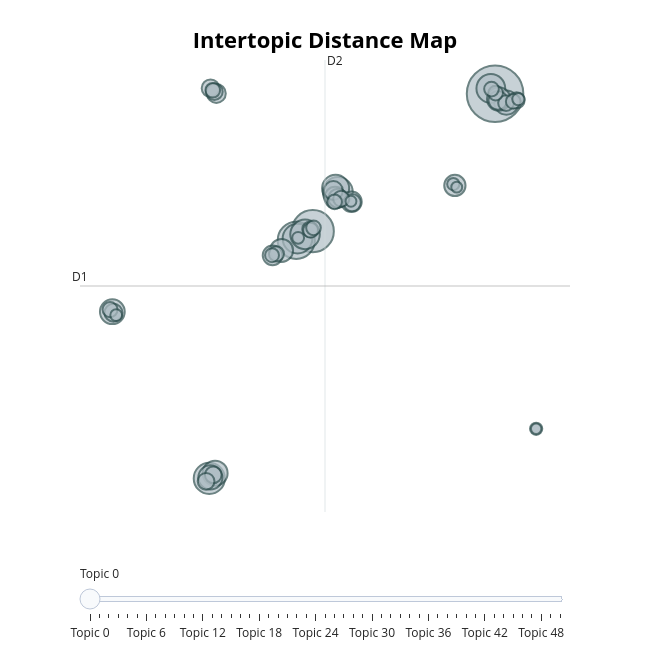

Here is the notebook cell this chart was saved with:
### Code cell
fig2 = option2_topic_model_fast.visualize_topics()
fig2.show()

### Figure 1 — Plotly figure (JSON) as saved in the notebook; plotly's stock layout.template omitted (floating-point values rounded to 4 significant figures; data arrays with more than 128 entries replaced by an {"elided": "..."} marker saying what was removed)
{"data": [{"customdata": {"elided": "51x3 mixed values"}, "hovertemplate": "<b>Topic %{customdata[0]}</b><br>%{customdata[1]}<br>Size: %{customdata[2]}", "legendgroup": "", "marker": {"color": "#B0BEC5", "line": {"color": "DarkSlateGrey", "width": 2}, "size": [297, 165, 128, 90, 83, 82, 81, 77, 68, 58, 57, 55, 54, 51, 49, 43, 42, 39, 36, 34, 33, 33, 33, 30, 29, 28, 26, 26, 26, 24, 24, 23, 22, 21, 21, 21, 20, 20, 20, 20, 20, 20, 18, 14, 14, 14, 13, 13, 11, 11, 10], "sizemode": "area", "sizeref": 0.1856, "symbol": "circle"}, "mode": "markers", "name": "", "orientation": "v", "showlegend": false, "type": "scatter", "x": [13.96, 0.1768, -1.072, -7.647, 2.066, -0.9766, -0.4085, 13.64, 1.904, -7.207, -14.98, 14.81, -7.564, 14.24, -2.182, 1.864, 10.92, 3.104, -2.863, 2.085, 1.733, 14.17, -7.113, -14.89, -7.554, 3.151, -7.349, -7.89, -7.267, 2.329, 15.59, 14.79, -0.03629, -2.57, 0.01744, -15.15, 0.2309, 14.0, 13.69, -7.385, 1.827, 15.33, -2.904, 15.72, 10.8, 17.07, -14.69, -0.9297, 11.06, 3.065, 17.07], "xaxis": "x", "y": [15.34, 3.808, 3.03, -16.93, 7.095, 3.18, 3.537, 15.78, 7.41, -16.49, -2.949, 14.6, -16.85, 14.89, 2.193, 6.624, 7.639, 6.274, 1.778, 6.562, 7.214, 14.78, 15.35, -3.033, 15.79, 6.202, -16.64, -17.18, 15.51, 6.53, 14.79, 14.55, 3.967, 1.899, 3.881, -2.775, 4.086, 15.39, 15.72, 15.63, 6.263, 14.69, 1.791, 14.89, 7.759, -12.77, -3.24, 3.249, 7.499, 6.314, -12.77], "yaxis": "y"}], "layout": {"annotations": [{"showarrow": false, "text": "D1", "x": -17.42, "y": -0.7941, "yshift": 10}, {"showarrow": false, "text": "D2", "x": 1.101, "xshift": 10, "y": 18.16}], "height": 650, "hoverlabel": {"bgcolor": "white", "font": {"family": "Rockwell", "size": 16}}, "legend": {"itemsizing": "constant", "tracegroupgap": 0}, "margin": {"t": 60}, "shapes": [{"line": {"color": "#CFD8DC", "width": 2}, "type": "line", "x0": 1.101, "x1": 1.101, "y0": -19.75, "y1": 18.16}, {"line": {"color": "#9E9E9E", "width": 2}, "type": "line", "x0": -17.42, "x1": 19.63, "y0": -0.7941, "y1": -0.7941}], "sliders": [{"active": 0, "pad": {"t": 50}, "steps": [{"args": [{"marker.color": [["red", "#B0BEC5", "#B0BEC5", "#B0BEC5", "#B0BEC5", "#B0BEC5", "#B0BEC5", "#B0BEC5", "#B0BEC5", "#B0BEC5", "#B0BEC5", "#B0BEC5", "#B0BEC5", "#B0BEC5", "#B0BEC5", "#B0BEC5", "#B0BEC5", "#B0BEC5", "#B0BEC5", "#B0BEC5", "#B0BEC5", "#B0BEC5", "#B0BEC5", "#B0BEC5", "#B0BEC5", "#B0BEC5", "#B0BEC5", "#B0BEC5", "#B0BEC5", "#B0BEC5", "#B0BEC5", "#B0BEC5", "#B0BEC5", "#B0BEC5", "#B0BEC5", "#B0BEC5", "#B0BEC5", "#B0BEC5", "#B0BEC5", "#B0BEC5", "#B0BEC5", "#B0BEC5", "#B0BEC5", "#B0BEC5", "#B0BEC5", "#B0BEC5", "#B0BEC5", "#B0BEC5", "#B0BEC5", "#B0BEC5", "#B0BEC5"]]}], "label": "Topic 0", "method": "update"}, {"args": [{"marker.color": [["#B0BEC5", "red", "#B0BEC5", "#B0BEC5", "#B0BEC5", "#B0BEC5", "#B0BEC5", "#B0BEC5", "#B0BEC5", "#B0BEC5", "#B0BEC5", "#B0BEC5", "#B0BEC5", "#B0BEC5", "#B0BEC5", "#B0BEC5", "#B0BEC5", "#B0BEC5", "#B0BEC5", "#B0BEC5", "#B0BEC5", "#B0BEC5", "#B0BEC5", "#B0BEC5", "#B0BEC5", "#B0BEC5", "#B0BEC5", "#B0BEC5", "#B0BEC5", "#B0BEC5", "#B0BEC5", "#B0BEC5", "#B0BEC5", "#B0BEC5", "#B0BEC5", "#B0BEC5", "#B0BEC5", "#B0BEC5", "#B0BEC5", "#B0BEC5", "#B0BEC5", "#B0BEC5", "#B0BEC5", "#B0BEC5", "#B0BEC5", "#B0BEC5", "#B0BEC5", "#B0BEC5", "#B0BEC5", "#B0BEC5", "#B0BEC5"]]}], "label": "Topic 1", "method": "update"}, {"args": [{"marker.color": [["#B0BEC5", "#B0BEC5", "red", "#B0BEC5", "#B0BEC5", "#B0BEC5", "#B0BEC5", "#B0BEC5", "#B0BEC5", "#B0BEC5", "#B0BEC5", "#B0BEC5", "#B0BEC5", "#B0BEC5", "#B0BEC5", "#B0BEC5", "#B0BEC5", "#B0BEC5", "#B0BEC5", "#B0BEC5", "#B0BEC5", "#B0BEC5", "#B0BEC5", "#B0BEC5", "#B0BEC5", "#B0BEC5", "#B0BEC5", "#B0BEC5", "#B0BEC5", "#B0BEC5", "#B0BEC5", "#B0BEC5", "#B0BEC5", "#B0BEC5", "#B0BEC5", "#B0BEC5", "#B0BEC5", "#B0BEC5", "#B0BEC5", "#B0BEC5", "#B0BEC5", "#B0BEC5", "#B0BEC5", "#B0BEC5", "#B0BEC5", "#B0BEC5", "#B0BEC5", "#B0BEC5", "#B0BEC5", "#B0BEC5", "#B0BEC5"]]}], "label": "Topic 2", "method": "update"}, {"args": [{"marker.color": [["#B0BEC5", "#B0BEC5", "#B0BEC5", "red", "#B0BEC5", "#B0BEC5", "#B0BEC5", "#B0BEC5", "#B0BEC5", "#B0BEC5", "#B0BEC5", "#B0BEC5", "#B0BEC5", "#B0BEC5", "#B0BEC5", "#B0BEC5", "#B0BEC5", "#B0BEC5", "#B0BEC5", "#B0BEC5", "#B0BEC5", "#B0BEC5", "#B0BEC5", "#B0BEC5", "#B0BEC5", "#B0BEC5", "#B0BEC5", "#B0BEC5", "#B0BEC5", "#B0BEC5", "#B0BEC5", "#B0BEC5", "#B0BEC5", "#B0BEC5", "#B0BEC5", "#B0BEC5", "#B0BEC5", "#B0BEC5", "#B0BEC5", "#B0BEC5", "#B0BEC5", "#B0BEC5", "#B0BEC5", "#B0BEC5", "#B0BEC5", "#B0BEC5", "#B0BEC5", "#B0BEC5", "#B0BEC5", "#B0BEC5", "#B0BEC5"]]}], "label": "Topic 3", "method": "update"}, {"args": [{"marker.color": [["#B0BEC5", "#B0BEC5", "#B0BEC5", "#B0BEC5", "red", "#B0BEC5", "#B0BEC5", "#B0BEC5", "#B0BEC5", "#B0BEC5", "#B0BEC5", "#B0BEC5", "#B0BEC5", "#B0BEC5", "#B0BEC5", "#B0BEC5", "#B0BEC5", "#B0BEC5", "#B0BEC5", "#B0BEC5", "#B0BEC5", "#B0BEC5", "#B0BEC5", "#B0BEC5", "#B0BEC5", "#B0BEC5", "#B0BEC5", "#B0BEC5", "#B0BEC5", "#B0BEC5", "#B0BEC5", "#B0BEC5", "#B0BEC5", "#B0BEC5", "#B0BEC5", "#B0BEC5", "#B0BEC5", "#B0BEC5", "#B0BEC5", "#B0BEC5", "#B0BEC5", "#B0BEC5", "#B0BEC5", "#B0BEC5", "#B0BEC5", "#B0BEC5", "#B0BEC5", "#B0BEC5", "#B0BEC5", "#B0BEC5", "#B0BEC5"]]}], "label": "Topic 4", "method": "update"}, {"args": [{"marker.color": [["#B0BEC5", "#B0BEC5", "#B0BEC5", "#B0BEC5", "#B0BEC5", "red", "#B0BEC5", "#B0BEC5", "#B0BEC5", "#B0BEC5", "#B0BEC5", "#B0BEC5", "#B0BEC5", "#B0BEC5", "#B0BEC5", "#B0BEC5", "#B0BEC5", "#B0BEC5", "#B0BEC5", "#B0BEC5", "#B0BEC5", "#B0BEC5", "#B0BEC5", "#B0BEC5", "#B0BEC5", "#B0BEC5", "#B0BEC5", "#B0BEC5", "#B0BEC5", "#B0BEC5", "#B0BEC5", "#B0BEC5", "#B0BEC5", "#B0BEC5", "#B0BEC5", "#B0BEC5", "#B0BEC5", "#B0BEC5", "#B0BEC5", "#B0BEC5", "#B0BEC5", "#B0BEC5", "#B0BEC5", "#B0BEC5", "#B0BEC5", "#B0BEC5", "#B0BEC5", "#B0BEC5", "#B0BEC5", "#B0BEC5", "#B0BEC5"]]}], "label": "Topic 5", "method": "update"}, {"args": [{"marker.color": [["#B0BEC5", "#B0BEC5", "#B0BEC5", "#B0BEC5", "#B0BEC5", "#B0BEC5", "red", "#B0BEC5", "#B0BEC5", "#B0BEC5", "#B0BEC5", "#B0BEC5", "#B0BEC5", "#B0BEC5", "#B0BEC5", "#B0BEC5", "#B0BEC5", "#B0BEC5", "#B0BEC5", "#B0BEC5", "#B0BEC5", "#B0BEC5", "#B0BEC5", "#B0BEC5", "#B0BEC5", "#B0BEC5", "#B0BEC5", "#B0BEC5", "#B0BEC5", "#B0BEC5", "#B0BEC5", "#B0BEC5", "#B0BEC5", "#B0BEC5", "#B0BEC5", "#B0BEC5", "#B0BEC5", "#B0BEC5", "#B0BEC5", "#B0BEC5", "#B0BEC5", "#B0BEC5", "#B0BEC5", "#B0BEC5", "#B0BEC5", "#B0BEC5", "#B0BEC5", "#B0BEC5", "#B0BEC5", "#B0BEC5", "#B0BEC5"]]}], "label": "Topic 6", "method": "update"}, {"args": [{"marker.color": [["#B0BEC5", "#B0BEC5", "#B0BEC5", "#B0BEC5", "#B0BEC5", "#B0BEC5", "#B0BEC5", "red", "#B0BEC5", "#B0BEC5", "#B0BEC5", "#B0BEC5", "#B0BEC5", "#B0BEC5", "#B0BEC5", "#B0BEC5", "#B0BEC5", "#B0BEC5", "#B0BEC5", "#B0BEC5", "#B0BEC5", "#B0BEC5", "#B0BEC5", "#B0BEC5", "#B0BEC5", "#B0BEC5", "#B0BEC5", "#B0BEC5", "#B0BEC5", "#B0BEC5", "#B0BEC5", "#B0BEC5", "#B0BEC5", "#B0BEC5", "#B0BEC5", "#B0BEC5", "#B0BEC5", "#B0BEC5", "#B0BEC5", "#B0BEC5", "#B0BEC5", "#B0BEC5", "#B0BEC5", "#B0BEC5", "#B0BEC5", "#B0BEC5", "#B0BEC5", "#B0BEC5", "#B0BEC5", "#B0BEC5", "#B0BEC5"]]}], "label": "Topic 7", "method": "update"}, {"args": [{"marker.color": [["#B0BEC5", "#B0BEC5", "#B0BEC5", "#B0BEC5", "#B0BEC5", "#B0BEC5", "#B0BEC5", "#B0BEC5", "red", "#B0BEC5", "#B0BEC5", "#B0BEC5", "#B0BEC5", "#B0BEC5", "#B0BEC5", "#B0BEC5", "#B0BEC5", "#B0BEC5", "#B0BEC5", "#B0BEC5", "#B0BEC5", "#B0BEC5", "#B0BEC5", "#B0BEC5", "#B0BEC5", "#B0BEC5", "#B0BEC5", "#B0BEC5", "#B0BEC5", "#B0BEC5", "#B0BEC5", "#B0BEC5", "#B0BEC5", "#B0BEC5", "#B0BEC5", "#B0BEC5", "#B0BEC5", "#B0BEC5", "#B0BEC5", "#B0BEC5", "#B0BEC5", "#B0BEC5", "#B0BEC5", "#B0BEC5", "#B0BEC5", "#B0BEC5", "#B0BEC5", "#B0BEC5", "#B0BEC5", "#B0BEC5", "#B0BEC5"]]}], "label": "Topic 8", "method": "update"}, {"args": [{"marker.color": [["#B0BEC5", "#B0BEC5", "#B0BEC5", "#B0BEC5", "#B0BEC5", "#B0BEC5", "#B0BEC5", "#B0BEC5", "#B0BEC5", "red", "#B0BEC5", "#B0BEC5", "#B0BEC5", "#B0BEC5", "#B0BEC5", "#B0BEC5", "#B0BEC5", "#B0BEC5", "#B0BEC5", "#B0BEC5", "#B0BEC5", "#B0BEC5", "#B0BEC5", "#B0BEC5", "#B0BEC5", "#B0BEC5", "#B0BEC5", "#B0BEC5", "#B0BEC5", "#B0BEC5", "#B0BEC5", "#B0BEC5", "#B0BEC5", "#B0BEC5", "#B0BEC5", "#B0BEC5", "#B0BEC5", "#B0BEC5", "#B0BEC5", "#B0BEC5", "#B0BEC5", "#B0BEC5", "#B0BEC5", "#B0BEC5", "#B0BEC5", "#B0BEC5", "#B0BEC5", "#B0BEC5", "#B0BEC5", "#B0BEC5", "#B0BEC5"]]}], "label": "Topic 9", "method": "update"}, {"args": [{"marker.color": [["#B0BEC5", "#B0BEC5", "#B0BEC5", "#B0BEC5", "#B0BEC5", "#B0BEC5", "#B0BEC5", "#B0BEC5", "#B0BEC5", "#B0BEC5", "red", "#B0BEC5", "#B0BEC5", "#B0BEC5", "#B0BEC5", "#B0BEC5", "#B0BEC5", "#B0BEC5", "#B0BEC5", "#B0BEC5", "#B0BEC5", "#B0BEC5", "#B0BEC5", "#B0BEC5", "#B0BEC5", "#B0BEC5", "#B0BEC5", "#B0BEC5", "#B0BEC5", "#B0BEC5", "#B0BEC5", "#B0BEC5", "#B0BEC5", "#B0BEC5", "#B0BEC5", "#B0BEC5", "#B0BEC5", "#B0BEC5", "#B0BEC5", "#B0BEC5", "#B0BEC5", "#B0BEC5", "#B0BEC5", "#B0BEC5", "#B0BEC5", "#B0BEC5", "#B0BEC5", "#B0BEC5", "#B0BEC5", "#B0BEC5", "#B0BEC5"]]}], "label": "Topic 10", "method": "update"}, {"args": [{"marker.color": [["#B0BEC5", "#B0BEC5", "#B0BEC5", "#B0BEC5", "#B0BEC5", "#B0BEC5", "#B0BEC5", "#B0BEC5", "#B0BEC5", "#B0BEC5", "#B0BEC5", "red", "#B0BEC5", "#B0BEC5", "#B0BEC5", "#B0BEC5", "#B0BEC5", "#B0BEC5", "#B0BEC5", "#B0BEC5", "#B0BEC5", "#B0BEC5", "#B0BEC5", "#B0BEC5", "#B0BEC5", "#B0BEC5", "#B0BEC5", "#B0BEC5", "#B0BEC5", "#B0BEC5", "#B0BEC5", "#B0BEC5", "#B0BEC5", "#B0BEC5", "#B0BEC5", "#B0BEC5", "#B0BEC5", "#B0BEC5", "#B0BEC5", "#B0BEC5", "#B0BEC5", "#B0BEC5", "#B0BEC5", "#B0BEC5", "#B0BEC5", "#B0BEC5", "#B0BEC5", "#B0BEC5", "#B0BEC5", "#B0BEC5", "#B0BEC5"]]}], "label": "Topic 11", "method": "update"}, {"args": [{"marker.color": [["#B0BEC5", "#B0BEC5", "#B0BEC5", "#B0BEC5", "#B0BEC5", "#B0BEC5", "#B0BEC5", "#B0BEC5", "#B0BEC5", "#B0BEC5", "#B0BEC5", "#B0BEC5", "red", "#B0BEC5", "#B0BEC5", "#B0BEC5", "#B0BEC5", "#B0BEC5", "#B0BEC5", "#B0BEC5", "#B0BEC5", "#B0BEC5", "#B0BEC5", "#B0BEC5", "#B0BEC5", "#B0BEC5", "#B0BEC5", "#B0BEC5", "#B0BEC5", "#B0BEC5", "#B0BEC5", "#B0BEC5", "#B0BEC5", "#B0BEC5", "#B0BEC5", "#B0BEC5", "#B0BEC5", "#B0BEC5", "#B0BEC5", "#B0BEC5", "#B0BEC5", "#B0BEC5", "#B0BEC5", "#B0BEC5", "#B0BEC5", "#B0BEC5", "#B0BEC5", "#B0BEC5", "#B0BEC5", "#B0BEC5", "#B0BEC5"]]}], "label": "Topic 12", "method": "update"}, {"args": [{"marker.color": [["#B0BEC5", "#B0BEC5", "#B0BEC5", "#B0BEC5", "#B0BEC5", "#B0BEC5", "#B0BEC5", "#B0BEC5", "#B0BEC5", "#B0BEC5", "#B0BEC5", "#B0BEC5", "#B0BEC5", "red", "#B0BEC5", "#B0BEC5", "#B0BEC5", "#B0BEC5", "#B0BEC5", "#B0BEC5", "#B0BEC5", "#B0BEC5", "#B0BEC5", "#B0BEC5", "#B0BEC5", "#B0BEC5", "#B0BEC5", "#B0BEC5", "#B0BEC5", "#B0BEC5", "#B0BEC5", "#B0BEC5", "#B0BEC5", "#B0BEC5", "#B0BEC5", "#B0BEC5", "#B0BEC5", "#B0BEC5", "#B0BEC5", "#B0BEC5", "#B0BEC5", "#B0BEC5", "#B0BEC5", "#B0BEC5", "#B0BEC5", "#B0BEC5", "#B0BEC5", "#B0BEC5", "#B0BEC5", "#B0BEC5", "#B0BEC5"]]}], "label": "Topic 13", "method": "update"}, {"args": [{"marker.color": [["#B0BEC5", "#B0BEC5", "#B0BEC5", "#B0BEC5", "#B0BEC5", "#B0BEC5", "#B0BEC5", "#B0BEC5", "#B0BEC5", "#B0BEC5", "#B0BEC5", "#B0BEC5", "#B0BEC5", "#B0BEC5", "red", "#B0BEC5", "#B0BEC5", "#B0BEC5", "#B0BEC5", "#B0BEC5", "#B0BEC5", "#B0BEC5", "#B0BEC5", "#B0BEC5", "#B0BEC5", "#B0BEC5", "#B0BEC5", "#B0BEC5", "#B0BEC5", "#B0BEC5", "#B0BEC5", "#B0BEC5", "#B0BEC5", "#B0BEC5", "#B0BEC5", "#B0BEC5", "#B0BEC5", "#B0BEC5", "#B0BEC5", "#B0BEC5", "#B0BEC5", "#B0BEC5", "#B0BEC5", "#B0BEC5", "#B0BEC5", "#B0BEC5", "#B0BEC5", "#B0BEC5", "#B0BEC5", "#B0BEC5", "#B0BEC5"]]}], "label": "Topic 14", "method": "update"}, {"args": [{"marker.color": [["#B0BEC5", "#B0BEC5", "#B0BEC5", "#B0BEC5", "#B0BEC5", "#B0BEC5", "#B0BEC5", "#B0BEC5", "#B0BEC5", "#B0BEC5", "#B0BEC5", "#B0BEC5", "#B0BEC5", "#B0BEC5", "#B0BEC5", "red", "#B0BEC5", "#B0BEC5", "#B0BEC5", "#B0BEC5", "#B0BEC5", "#B0BEC5", "#B0BEC5", "#B0BEC5", "#B0BEC5", "#B0BEC5", "#B0BEC5", "#B0BEC5", "#B0BEC5", "#B0BEC5", "#B0BEC5", "#B0BEC5", "#B0BEC5", "#B0BEC5", "#B0BEC5", "#B0BEC5", "#B0BEC5", "#B0BEC5", "#B0BEC5", "#B0BEC5", "#B0BEC5", "#B0BEC5", "#B0BEC5", "#B0BEC5", "#B0BEC5", "#B0BEC5", "#B0BEC5", "#B0BEC5", "#B0BEC5", "#B0BEC5", "#B0BEC5"]]}], "label": "Topic 15", "method": "update"}, {"args": [{"marker.color": [["#B0BEC5", "#B0BEC5", "#B0BEC5", "#B0BEC5", "#B0BEC5", "#B0BEC5", "#B0BEC5", "#B0BEC5", "#B0BEC5", "#B0BEC5", "#B0BEC5", "#B0BEC5", "#B0BEC5", "#B0BEC5", "#B0BEC5", "#B0BEC5", "red", "#B0BEC5", "#B0BEC5", "#B0BEC5", "#B0BEC5", "#B0BEC5", "#B0BEC5", "#B0BEC5", "#B0BEC5", "#B0BEC5", "#B0BEC5", "#B0BEC5", "#B0BEC5", "#B0BEC5", "#B0BEC5", "#B0BEC5", "#B0BEC5", "#B0BEC5", "#B0BEC5", "#B0BEC5", "#B0BEC5", "#B0BEC5", "#B0BEC5", "#B0BEC5", "#B0BEC5", "#B0BEC5", "#B0BEC5", "#B0BEC5", "#B0BEC5", "#B0BEC5", "#B0BEC5", "#B0BEC5", "#B0BEC5", "#B0BEC5", "#B0BEC5"]]}], "label": "Topic 16", "method": "update"}, {"args": [{"marker.color": [["#B0BEC5", "#B0BEC5", "#B0BEC5", "#B0BEC5", "#B0BEC5", "#B0BEC5", "#B0BEC5", "#B0BEC5", "#B0BEC5", "#B0BEC5", "#B0BEC5", "#B0BEC5", "#B0BEC5", "#B0BEC5", "#B0BEC5", "#B0BEC5", "#B0BEC5", "red", "#B0BEC5", "#B0BEC5", "#B0BEC5", "#B0BEC5", "#B0BEC5", "#B0BEC5", "#B0BEC5", "#B0BEC5", "#B0BEC5", "#B0BEC5", "#B0BEC5", "#B0BEC5", "#B0BEC5", "#B0BEC5", "#B0BEC5", "#B0BEC5", "#B0BEC5", "#B0BEC5", "#B0BEC5", "#B0BEC5", "#B0BEC5", "#B0BEC5", "#B0BEC5", "#B0BEC5", "#B0BEC5", "#B0BEC5", "#B0BEC5", "#B0BEC5", "#B0BEC5", "#B0BEC5", "#B0BEC5", "#B0BEC5", "#B0BEC5"]]}], "label": "Topic 17", "method": "update"}, {"args": [{"marker.color": [["#B0BEC5", "#B0BEC5", "#B0BEC5", "#B0BEC5", "#B0BEC5", "#B0BEC5", "#B0BEC5", "#B0BEC5", "#B0BEC5", "#B0BEC5", "#B0BEC5", "#B0BEC5", "#B0BEC5", "#B0BEC5", "#B0BEC5", "#B0BEC5", "#B0BEC5", "#B0BEC5", "red", "#B0BEC5", "#B0BEC5", "#B0BEC5", "#B0BEC5", "#B0BEC5", "#B0BEC5", "#B0BEC5", "#B0BEC5", "#B0BEC5", "#B0BEC5", "#B0BEC5", "#B0BEC5", "#B0BEC5", "#B0BEC5", "#B0BEC5", "#B0BEC5", "#B0BEC5", "#B0BEC5", "#B0BEC5", "#B0BEC5", "#B0BEC5", "#B0BEC5", "#B0BEC5", "#B0BEC5", "#B0BEC5", "#B0BEC5", "#B0BEC5", "#B0BEC5", "#B0BEC5", "#B0BEC5", "#B0BEC5", "#B0BEC5"]]}], "label": "Topic 18", "method": "update"}, {"args": [{"marker.color": [["#B0BEC5", "#B0BEC5", "#B0BEC5", "#B0BEC5", "#B0BEC5", "#B0BEC5", "#B0BEC5", "#B0BEC5", "#B0BEC5", "#B0BEC5", "#B0BEC5", "#B0BEC5", "#B0BEC5", "#B0BEC5", "#B0BEC5", "#B0BEC5", "#B0BEC5", "#B0BEC5", "#B0BEC5", "red", "#B0BEC5", "#B0BEC5", "#B0BEC5", "#B0BEC5", "#B0BEC5", "#B0BEC5", "#B0BEC5", "#B0BEC5", "#B0BEC5", "#B0BEC5", "#B0BEC5", "#B0BEC5", "#B0BEC5", "#B0BEC5", "#B0BEC5", "#B0BEC5", "#B0BEC5", "#B0BEC5", "#B0BEC5", "#B0BEC5", "#B0BEC5", "#B0BEC5", "#B0BEC5", "#B0BEC5", "#B0BEC5", "#B0BEC5", "#B0BEC5", "#B0BEC5", "#B0BEC5", "#B0BEC5", "#B0BEC5"]]}], "label": "Topic 19", "method": "update"}, {"args": [{"marker.color": [["#B0BEC5", "#B0BEC5", "#B0BEC5", "#B0BEC5", "#B0BEC5", "#B0BEC5", "#B0BEC5", "#B0BEC5", "#B0BEC5", "#B0BEC5", "#B0BEC5", "#B0BEC5", "#B0BEC5", "#B0BEC5", "#B0BEC5", "#B0BEC5", "#B0BEC5", "#B0BEC5", "#B0BEC5", "#B0BEC5", "red", "#B0BEC5", "#B0BEC5", "#B0BEC5", "#B0BEC5", "#B0BEC5", "#B0BEC5", "#B0BEC5", "#B0BEC5", "#B0BEC5", "#B0BEC5", "#B0BEC5", "#B0BEC5", "#B0BEC5", "#B0BEC5", "#B0BEC5", "#B0BEC5", "#B0BEC5", "#B0BEC5", "#B0BEC5", "#B0BEC5", "#B0BEC5", "#B0BEC5", "#B0BEC5", "#B0BEC5", "#B0BEC5", "#B0BEC5", "#B0BEC5", "#B0BEC5", "#B0BEC5", "#B0BEC5"]]}], "label": "Topic 20", "method": "update"}, {"args": [{"marker.color": [["#B0BEC5", "#B0BEC5", "#B0BEC5", "#B0BEC5", "#B0BEC5", "#B0BEC5", "#B0BEC5", "#B0BEC5", "#B0BEC5", "#B0BEC5", "#B0BEC5", "#B0BEC5", "#B0BEC5", "#B0BEC5", "#B0BEC5", "#B0BEC5", "#B0BEC5", "#B0BEC5", "#B0BEC5", "#B0BEC5", "#B0BEC5", "red", "#B0BEC5", "#B0BEC5", "#B0BEC5", "#B0BEC5", "#B0BEC5", "#B0BEC5", "#B0BEC5", "#B0BEC5", "#B0BEC5", "#B0BEC5", "#B0BEC5", "#B0BEC5", "#B0BEC5", "#B0BEC5", "#B0BEC5", "#B0BEC5", "#B0BEC5", "#B0BEC5", "#B0BEC5", "#B0BEC5", "#B0BEC5", "#B0BEC5", "#B0BEC5", "#B0BEC5", "#B0BEC5", "#B0BEC5", "#B0BEC5", "#B0BEC5", "#B0BEC5"]]}], "label": "Topic 21", "method": "update"}, {"args": [{"marker.color": [["#B0BEC5", "#B0BEC5", "#B0BEC5", "#B0BEC5", "#B0BEC5", "#B0BEC5", "#B0BEC5", "#B0BEC5", "#B0BEC5", "#B0BEC5", "#B0BEC5", "#B0BEC5", "#B0BEC5", "#B0BEC5", "#B0BEC5", "#B0BEC5", "#B0BEC5", "#B0BEC5", "#B0BEC5", "#B0BEC5", "#B0BEC5", "#B0BEC5", "red", "#B0BEC5", "#B0BEC5", "#B0BEC5", "#B0BEC5", "#B0BEC5", "#B0BEC5", "#B0BEC5", "#B0BEC5", "#B0BEC5", "#B0BEC5", "#B0BEC5", "#B0BEC5", "#B0BEC5", "#B0BEC5", "#B0BEC5", "#B0BEC5", "#B0BEC5", "#B0BEC5", "#B0BEC5", "#B0BEC5", "#B0BEC5", "#B0BEC5", "#B0BEC5", "#B0BEC5", "#B0BEC5", "#B0BEC5", "#B0BEC5", "#B0BEC5"]]}], "label": "Topic 22", "method": "update"}, {"args": [{"marker.color": [["#B0BEC5", "#B0BEC5", "#B0BEC5", "#B0BEC5", "#B0BEC5", "#B0BEC5", "#B0BEC5", "#B0BEC5", "#B0BEC5", "#B0BEC5", "#B0BEC5", "#B0BEC5", "#B0BEC5", "#B0BEC5", "#B0BEC5", "#B0BEC5", "#B0BEC5", "#B0BEC5", "#B0BEC5", "#B0BEC5", "#B0BEC5", "#B0BEC5", "#B0BEC5", "red", "#B0BEC5", "#B0BEC5", "#B0BEC5", "#B0BEC5", "#B0BEC5", "#B0BEC5", "#B0BEC5", "#B0BEC5", "#B0BEC5", "#B0BEC5", "#B0BEC5", "#B0BEC5", "#B0BEC5", "#B0BEC5", "#B0BEC5", "#B0BEC5", "#B0BEC5", "#B0BEC5", "#B0BEC5", "#B0BEC5", "#B0BEC5", "#B0BEC5", "#B0BEC5", "#B0BEC5", "#B0BEC5", "#B0BEC5", "#B0BEC5"]]}], "label": "Topic 23", "method": "update"}, {"args": [{"marker.color": [["#B0BEC5", "#B0BEC5", "#B0BEC5", "#B0BEC5", "#B0BEC5", "#B0BEC5", "#B0BEC5", "#B0BEC5", "#B0BEC5", "#B0BEC5", "#B0BEC5", "#B0BEC5", "#B0BEC5", "#B0BEC5", "#B0BEC5", "#B0BEC5", "#B0BEC5", "#B0BEC5", "#B0BEC5", "#B0BEC5", "#B0BEC5", "#B0BEC5", "#B0BEC5", "#B0BEC5", "red", "#B0BEC5", "#B0BEC5", "#B0BEC5", "#B0BEC5", "#B0BEC5", "#B0BEC5", "#B0BEC5", "#B0BEC5", "#B0BEC5", "#B0BEC5", "#B0BEC5", "#B0BEC5", "#B0BEC5", "#B0BEC5", "#B0BEC5", "#B0BEC5", "#B0BEC5", "#B0BEC5", "#B0BEC5", "#B0BEC5", "#B0BEC5", "#B0BEC5", "#B0BEC5", "#B0BEC5", "#B0BEC5", "#B0BEC5"]]}], "label": "Topic 24", "method": "update"}, {"args": [{"marker.color": [["#B0BEC5", "#B0BEC5", "#B0BEC5", "#B0BEC5", "#B0BEC5", "#B0BEC5", "#B0BEC5", "#B0BEC5", "#B0BEC5", "#B0BEC5", "#B0BEC5", "#B0BEC5", "#B0BEC5", "#B0BEC5", "#B0BEC5", "#B0BEC5", "#B0BEC5", "#B0BEC5", "#B0BEC5", "#B0BEC5", "#B0BEC5", "#B0BEC5", "#B0BEC5", "#B0BEC5", "#B0BEC5", "red", "#B0BEC5", "#B0BEC5", "#B0BEC5", "#B0BEC5", "#B0BEC5", "#B0BEC5", "#B0BEC5", "#B0BEC5", "#B0BEC5", "#B0BEC5", "#B0BEC5", "#B0BEC5", "#B0BEC5", "#B0BEC5", "#B0BEC5", "#B0BEC5", "#B0BEC5", "#B0BEC5", "#B0BEC5", "#B0BEC5", "#B0BEC5", "#B0BEC5", "#B0BEC5", "#B0BEC5", "#B0BEC5"]]}], "label": "Topic 25", "method": "update"}, {"args": [{"marker.color": [["#B0BEC5", "#B0BEC5", "#B0BEC5", "#B0BEC5", "#B0BEC5", "#B0BEC5", "#B0BEC5", "#B0BEC5", "#B0BEC5", "#B0BEC5", "#B0BEC5", "#B0BEC5", "#B0BEC5", "#B0BEC5", "#B0BEC5", "#B0BEC5", "#B0BEC5", "#B0BEC5", "#B0BEC5", "#B0BEC5", "#B0BEC5", "#B0BEC5", "#B0BEC5", "#B0BEC5", "#B0BEC5", "#B0BEC5", "red", "#B0BEC5", "#B0BEC5", "#B0BEC5", "#B0BEC5", "#B0BEC5", "#B0BEC5", "#B0BEC5", "#B0BEC5", "#B0BEC5", "#B0BEC5", "#B0BEC5", "#B0BEC5", "#B0BEC5", "#B0BEC5", "#B0BEC5", "#B0BEC5", "#B0BEC5", "#B0BEC5", "#B0BEC5", "#B0BEC5", "#B0BEC5", "#B0BEC5", "#B0BEC5", "#B0BEC5"]]}], "label": "Topic 26", "method": "update"}, {"args": [{"marker.color": [["#B0BEC5", "#B0BEC5", "#B0BEC5", "#B0BEC5", "#B0BEC5", "#B0BEC5", "#B0BEC5", "#B0BEC5", "#B0BEC5", "#B0BEC5", "#B0BEC5", "#B0BEC5", "#B0BEC5", "#B0BEC5", "#B0BEC5", "#B0BEC5", "#B0BEC5", "#B0BEC5", "#B0BEC5", "#B0BEC5", "#B0BEC5", "#B0BEC5", "#B0BEC5", "#B0BEC5", "#B0BEC5", "#B0BEC5", "#B0BEC5", "red", "#B0BEC5", "#B0BEC5", "#B0BEC5", "#B0BEC5", "#B0BEC5", "#B0BEC5", "#B0BEC5", "#B0BEC5", "#B0BEC5", "#B0BEC5", "#B0BEC5", "#B0BEC5", "#B0BEC5", "#B0BEC5", "#B0BEC5", "#B0BEC5", "#B0BEC5", "#B0BEC5", "#B0BEC5", "#B0BEC5", "#B0BEC5", "#B0BEC5", "#B0BEC5"]]}], "label": "Topic 27", "method": "update"}, {"args": [{"marker.color": [["#B0BEC5", "#B0BEC5", "#B0BEC5", "#B0BEC5", "#B0BEC5", "#B0BEC5", "#B0BEC5", "#B0BEC5", "#B0BEC5", "#B0BEC5", "#B0BEC5", "#B0BEC5", "#B0BEC5", "#B0BEC5", "#B0BEC5", "#B0BEC5", "#B0BEC5", "#B0BEC5", "#B0BEC5", "#B0BEC5", "#B0BEC5", "#B0BEC5", "#B0BEC5", "#B0BEC5", "#B0BEC5", "#B0BEC5", "#B0BEC5", "#B0BEC5", "red", "#B0BEC5", "#B0BEC5", "#B0BEC5", "#B0BEC5", "#B0BEC5", "#B0BEC5", "#B0BEC5", "#B0BEC5", "#B0BEC5", "#B0BEC5", "#B0BEC5", "#B0BEC5", "#B0BEC5", "#B0BEC5", "#B0BEC5", "#B0BEC5", "#B0BEC5", "#B0BEC5", "#B0BEC5", "#B0BEC5", "#B0BEC5", "#B0BEC5"]]}], "label": "Topic 28", "method": "update"}, {"args": [{"marker.color": [["#B0BEC5", "#B0BEC5", "#B0BEC5", "#B0BEC5", "#B0BEC5", "#B0BEC5", "#B0BEC5", "#B0BEC5", "#B0BEC5", "#B0BEC5", "#B0BEC5", "#B0BEC5", "#B0BEC5", "#B0BEC5", "#B0BEC5", "#B0BEC5", "#B0BEC5", "#B0BEC5", "#B0BEC5", "#B0BEC5", "#B0BEC5", "#B0BEC5", "#B0BEC5", "#B0BEC5", "#B0BEC5", "#B0BEC5", "#B0BEC5", "#B0BEC5", "#B0BEC5", "red", "#B0BEC5", "#B0BEC5", "#B0BEC5", "#B0BEC5", "#B0BEC5", "#B0BEC5", "#B0BEC5", "#B0BEC5", "#B0BEC5", "#B0BEC5", "#B0BEC5", "#B0BEC5", "#B0BEC5", "#B0BEC5", "#B0BEC5", "#B0BEC5", "#B0BEC5", "#B0BEC5", "#B0BEC5", "#B0BEC5", "#B0BEC5"]]}], "label": "Topic 29", "method": "update"}, {"args": [{"marker.color": [["#B0BEC5", "#B0BEC5", "#B0BEC5", "#B0BEC5", "#B0BEC5", "#B0BEC5", "#B0BEC5", "#B0BEC5", "#B0BEC5", "#B0BEC5", "#B0BEC5", "#B0BEC5", "#B0BEC5", "#B0BEC5", "#B0BEC5", "#B0BEC5", "#B0BEC5", "#B0BEC5", "#B0BEC5", "#B0BEC5", "#B0BEC5", "#B0BEC5", "#B0BEC5", "#B0BEC5", "#B0BEC5", "#B0BEC5", "#B0BEC5", "#B0BEC5", "#B0BEC5", "#B0BEC5", "red", "#B0BEC5", "#B0BEC5", "#B0BEC5", "#B0BEC5", "#B0BEC5", "#B0BEC5", "#B0BEC5", "#B0BEC5", "#B0BEC5", "#B0BEC5", "#B0BEC5", "#B0BEC5", "#B0BEC5", "#B0BEC5", "#B0BEC5", "#B0BEC5", "#B0BEC5", "#B0BEC5", "#B0BEC5", "#B0BEC5"]]}], "label": "Topic 30", "method": "update"}, {"args": [{"marker.color": [["#B0BEC5", "#B0BEC5", "#B0BEC5", "#B0BEC5", "#B0BEC5", "#B0BEC5", "#B0BEC5", "#B0BEC5", "#B0BEC5", "#B0BEC5", "#B0BEC5", "#B0BEC5", "#B0BEC5", "#B0BEC5", "#B0BEC5", "#B0BEC5", "#B0BEC5", "#B0BEC5", "#B0BEC5", "#B0BEC5", "#B0BEC5", "#B0BEC5", "#B0BEC5", "#B0BEC5", "#B0BEC5", "#B0BEC5", "#B0BEC5", "#B0BEC5", "#B0BEC5", "#B0BEC5", "#B0BEC5", "red", "#B0BEC5", "#B0BEC5", "#B0BEC5", "#B0BEC5", "#B0BEC5", "#B0BEC5", "#B0BEC5", "#B0BEC5", "#B0BEC5", "#B0BEC5", "#B0BEC5", "#B0BEC5", "#B0BEC5", "#B0BEC5", "#B0BEC5", "#B0BEC5", "#B0BEC5", "#B0BEC5", "#B0BEC5"]]}], "label": "Topic 31", "method": "update"}, {"args": [{"marker.color": [["#B0BEC5", "#B0BEC5", "#B0BEC5", "#B0BEC5", "#B0BEC5", "#B0BEC5", "#B0BEC5", "#B0BEC5", "#B0BEC5", "#B0BEC5", "#B0BEC5", "#B0BEC5", "#B0BEC5", "#B0BEC5", "#B0BEC5", "#B0BEC5", "#B0BEC5", "#B0BEC5", "#B0BEC5", "#B0BEC5", "#B0BEC5", "#B0BEC5", "#B0BEC5", "#B0BEC5", "#B0BEC5", "#B0BEC5", "#B0BEC5", "#B0BEC5", "#B0BEC5", "#B0BEC5", "#B0BEC5", "#B0BEC5", "red", "#B0BEC5", "#B0BEC5", "#B0BEC5", "#B0BEC5", "#B0BEC5", "#B0BEC5", "#B0BEC5", "#B0BEC5", "#B0BEC5", "#B0BEC5", "#B0BEC5", "#B0BEC5", "#B0BEC5", "#B0BEC5", "#B0BEC5", "#B0BEC5", "#B0BEC5", "#B0BEC5"]]}], "label": "Topic 32", "method": "update"}, {"args": [{"marker.color": [["#B0BEC5", "#B0BEC5", "#B0BEC5", "#B0BEC5", "#B0BEC5", "#B0BEC5", "#B0BEC5", "#B0BEC5", "#B0BEC5", "#B0BEC5", "#B0BEC5", "#B0BEC5", "#B0BEC5", "#B0BEC5", "#B0BEC5", "#B0BEC5", "#B0BEC5", "#B0BEC5", "#B0BEC5", "#B0BEC5", "#B0BEC5", "#B0BEC5", "#B0BEC5", "#B0BEC5", "#B0BEC5", "#B0BEC5", "#B0BEC5", "#B0BEC5", "#B0BEC5", "#B0BEC5", "#B0BEC5", "#B0BEC5", "#B0BEC5", "red", "#B0BEC5", "#B0BEC5", "#B0BEC5", "#B0BEC5", "#B0BEC5", "#B0BEC5", "#B0BEC5", "#B0BEC5", "#B0BEC5", "#B0BEC5", "#B0BEC5", "#B0BEC5", "#B0BEC5", "#B0BEC5", "#B0BEC5", "#B0BEC5", "#B0BEC5"]]}], "label": "Topic 33", "method": "update"}, {"args": [{"marker.color": [["#B0BEC5", "#B0BEC5", "#B0BEC5", "#B0BEC5", "#B0BEC5", "#B0BEC5", "#B0BEC5", "#B0BEC5", "#B0BEC5", "#B0BEC5", "#B0BEC5", "#B0BEC5", "#B0BEC5", "#B0BEC5", "#B0BEC5", "#B0BEC5", "#B0BEC5", "#B0BEC5", "#B0BEC5", "#B0BEC5", "#B0BEC5", "#B0BEC5", "#B0BEC5", "#B0BEC5", "#B0BEC5", "#B0BEC5", "#B0BEC5", "#B0BEC5", "#B0BEC5", "#B0BEC5", "#B0BEC5", "#B0BEC5", "#B0BEC5", "#B0BEC5", "red", "#B0BEC5", "#B0BEC5", "#B0BEC5", "#B0BEC5", "#B0BEC5", "#B0BEC5", "#B0BEC5", "#B0BEC5", "#B0BEC5", "#B0BEC5", "#B0BEC5", "#B0BEC5", "#B0BEC5", "#B0BEC5", "#B0BEC5", "#B0BEC5"]]}], "label": "Topic 34", "method": "update"}, {"args": [{"marker.color": [["#B0BEC5", "#B0BEC5", "#B0BEC5", "#B0BEC5", "#B0BEC5", "#B0BEC5", "#B0BEC5", "#B0BEC5", "#B0BEC5", "#B0BEC5", "#B0BEC5", "#B0BEC5", "#B0BEC5", "#B0BEC5", "#B0BEC5", "#B0BEC5", "#B0BEC5", "#B0BEC5", "#B0BEC5", "#B0BEC5", "#B0BEC5", "#B0BEC5", "#B0BEC5", "#B0BEC5", "#B0BEC5", "#B0BEC5", "#B0BEC5", "#B0BEC5", "#B0BEC5", "#B0BEC5", "#B0BEC5", "#B0BEC5", "#B0BEC5", "#B0BEC5", "#B0BEC5", "red", "#B0BEC5", "#B0BEC5", "#B0BEC5", "#B0BEC5", "#B0BEC5", "#B0BEC5", "#B0BEC5", "#B0BEC5", "#B0BEC5", "#B0BEC5", "#B0BEC5", "#B0BEC5", "#B0BEC5", "#B0BEC5", "#B0BEC5"]]}], "label": "Topic 35", "method": "update"}, {"args": [{"marker.color": [["#B0BEC5", "#B0BEC5", "#B0BEC5", "#B0BEC5", "#B0BEC5", "#B0BEC5", "#B0BEC5", "#B0BEC5", "#B0BEC5", "#B0BEC5", "#B0BEC5", "#B0BEC5", "#B0BEC5", "#B0BEC5", "#B0BEC5", "#B0BEC5", "#B0BEC5", "#B0BEC5", "#B0BEC5", "#B0BEC5", "#B0BEC5", "#B0BEC5", "#B0BEC5", "#B0BEC5", "#B0BEC5", "#B0BEC5", "#B0BEC5", "#B0BEC5", "#B0BEC5", "#B0BEC5", "#B0BEC5", "#B0BEC5", "#B0BEC5", "#B0BEC5", "#B0BEC5", "#B0BEC5", "red", "#B0BEC5", "#B0BEC5", "#B0BEC5", "#B0BEC5", "#B0BEC5", "#B0BEC5", "#B0BEC5", "#B0BEC5", "#B0BEC5", "#B0BEC5", "#B0BEC5", "#B0BEC5", "#B0BEC5", "#B0BEC5"]]}], "label": "Topic 36", "method": "update"}, {"args": [{"marker.color": [["#B0BEC5", "#B0BEC5", "#B0BEC5", "#B0BEC5", "#B0BEC5", "#B0BEC5", "#B0BEC5", "#B0BEC5", "#B0BEC5", "#B0BEC5", "#B0BEC5", "#B0BEC5", "#B0BEC5", "#B0BEC5", "#B0BEC5", "#B0BEC5", "#B0BEC5", "#B0BEC5", "#B0BEC5", "#B0BEC5", "#B0BEC5", "#B0BEC5", "#B0BEC5", "#B0BEC5", "#B0BEC5", "#B0BEC5", "#B0BEC5", "#B0BEC5", "#B0BEC5", "#B0BEC5", "#B0BEC5", "#B0BEC5", "#B0BEC5", "#B0BEC5", "#B0BEC5", "#B0BEC5", "#B0BEC5", "red", "#B0BEC5", "#B0BEC5", "#B0BEC5", "#B0BEC5", "#B0BEC5", "#B0BEC5", "#B0BEC5", "#B0BEC5", "#B0BEC5", "#B0BEC5", "#B0BEC5", "#B0BEC5", "#B0BEC5"]]}], "label": "Topic 37", "method": "update"}, {"args": [{"marker.color": [["#B0BEC5", "#B0BEC5", "#B0BEC5", "#B0BEC5", "#B0BEC5", "#B0BEC5", "#B0BEC5", "#B0BEC5", "#B0BEC5", "#B0BEC5", "#B0BEC5", "#B0BEC5", "#B0BEC5", "#B0BEC5", "#B0BEC5", "#B0BEC5", "#B0BEC5", "#B0BEC5", "#B0BEC5", "#B0BEC5", "#B0BEC5", "#B0BEC5", "#B0BEC5", "#B0BEC5", "#B0BEC5", "#B0BEC5", "#B0BEC5", "#B0BEC5", "#B0BEC5", "#B0BEC5", "#B0BEC5", "#B0BEC5", "#B0BEC5", "#B0BEC5", "#B0BEC5", "#B0BEC5", "#B0BEC5", "#B0BEC5", "red", "#B0BEC5", "#B0BEC5", "#B0BEC5", "#B0BEC5", "#B0BEC5", "#B0BEC5", "#B0BEC5", "#B0BEC5", "#B0BEC5", "#B0BEC5", "#B0BEC5", "#B0BEC5"]]}], "label": "Topic 38", "method": "update"}, {"args": [{"marker.color": [["#B0BEC5", "#B0BEC5", "#B0BEC5", "#B0BEC5", "#B0BEC5", "#B0BEC5", "#B0BEC5", "#B0BEC5", "#B0BEC5", "#B0BEC5", "#B0BEC5", "#B0BEC5", "#B0BEC5", "#B0BEC5", "#B0BEC5", "#B0BEC5", "#B0BEC5", "#B0BEC5", "#B0BEC5", "#B0BEC5", "#B0BEC5", "#B0BEC5", "#B0BEC5", "#B0BEC5", "#B0BEC5", "#B0BEC5", "#B0BEC5", "#B0BEC5", "#B0BEC5", "#B0BEC5", "#B0BEC5", "#B0BEC5", "#B0BEC5", "#B0BEC5", "#B0BEC5", "#B0BEC5", "#B0BEC5", "#B0BEC5", "#B0BEC5", "red", "#B0BEC5", "#B0BEC5", "#B0BEC5", "#B0BEC5", "#B0BEC5", "#B0BEC5", "#B0BEC5", "#B0BEC5", "#B0BEC5", "#B0BEC5", "#B0BEC5"]]}], "label": "Topic 39", "method": "update"}, {"args": [{"marker.color": [["#B0BEC5", "#B0BEC5", "#B0BEC5", "#B0BEC5", "#B0BEC5", "#B0BEC5", "#B0BEC5", "#B0BEC5", "#B0BEC5", "#B0BEC5", "#B0BEC5", "#B0BEC5", "#B0BEC5", "#B0BEC5", "#B0BEC5", "#B0BEC5", "#B0BEC5", "#B0BEC5", "#B0BEC5", "#B0BEC5", "#B0BEC5", "#B0BEC5", "#B0BEC5", "#B0BEC5", "#B0BEC5", "#B0BEC5", "#B0BEC5", "#B0BEC5", "#B0BEC5", "#B0BEC5", "#B0BEC5", "#B0BEC5", "#B0BEC5", "#B0BEC5", "#B0BEC5", "#B0BEC5", "#B0BEC5", "#B0BEC5", "#B0BEC5", "#B0BEC5", "red", "#B0BEC5", "#B0BEC5", "#B0BEC5", "#B0BEC5", "#B0BEC5", "#B0BEC5", "#B0BEC5", "#B0BEC5", "#B0BEC5", "#B0BEC5"]]}], "label": "Topic 40", "method": "update"}, {"args": [{"marker.color": [["#B0BEC5", "#B0BEC5", "#B0BEC5", "#B0BEC5", "#B0BEC5", "#B0BEC5", "#B0BEC5", "#B0BEC5", "#B0BEC5", "#B0BEC5", "#B0BEC5", "#B0BEC5", "#B0BEC5", "#B0BEC5", "#B0BEC5", "#B0BEC5", "#B0BEC5", "#B0BEC5", "#B0BEC5", "#B0BEC5", "#B0BEC5", "#B0BEC5", "#B0BEC5", "#B0BEC5", "#B0BEC5", "#B0BEC5", "#B0BEC5", "#B0BEC5", "#B0BEC5", "#B0BEC5", "#B0BEC5", "#B0BEC5", "#B0BEC5", "#B0BEC5", "#B0BEC5", "#B0BEC5", "#B0BEC5", "#B0BEC5", "#B0BEC5", "#B0BEC5", "#B0BEC5", "red", "#B0BEC5", "#B0BEC5", "#B0BEC5", "#B0BEC5", "#B0BEC5", "#B0BEC5", "#B0BEC5", "#B0BEC5", "#B0BEC5"]]}], "label": "Topic 41", "method": "update"}, {"args": [{"marker.color": [["#B0BEC5", "#B0BEC5", "#B0BEC5", "#B0BEC5", "#B0BEC5", "#B0BEC5", "#B0BEC5", "#B0BEC5", "#B0BEC5", "#B0BEC5", "#B0BEC5", "#B0BEC5", "#B0BEC5", "#B0BEC5", "#B0BEC5", "#B0BEC5", "#B0BEC5", "#B0BEC5", "#B0BEC5", "#B0BEC5", "#B0BEC5", "#B0BEC5", "#B0BEC5", "#B0BEC5", "#B0BEC5", "#B0BEC5", "#B0BEC5", "#B0BEC5", "#B0BEC5", "#B0BEC5", "#B0BEC5", "#B0BEC5", "#B0BEC5", "#B0BEC5", "#B0BEC5", "#B0BEC5", "#B0BEC5", "#B0BEC5", "#B0BEC5", "#B0BEC5", "#B0BEC5", "#B0BEC5", "red", "#B0BEC5", "#B0BEC5", "#B0BEC5", "#B0BEC5", "#B0BEC5", "#B0BEC5", "#B0BEC5", "#B0BEC5"]]}], "label": "Topic 42", "method": "update"}, {"args": [{"marker.color": [["#B0BEC5", "#B0BEC5", "#B0BEC5", "#B0BEC5", "#B0BEC5", "#B0BEC5", "#B0BEC5", "#B0BEC5", "#B0BEC5", "#B0BEC5", "#B0BEC5", "#B0BEC5", "#B0BEC5", "#B0BEC5", "#B0BEC5", "#B0BEC5", "#B0BEC5", "#B0BEC5", "#B0BEC5", "#B0BEC5", "#B0BEC5", "#B0BEC5", "#B0BEC5", "#B0BEC5", "#B0BEC5", "#B0BEC5", "#B0BEC5", "#B0BEC5", "#B0BEC5", "#B0BEC5", "#B0BEC5", "#B0BEC5", "#B0BEC5", "#B0BEC5", "#B0BEC5", "#B0BEC5", "#B0BEC5", "#B0BEC5", "#B0BEC5", "#B0BEC5", "#B0BEC5", "#B0BEC5", "#B0BEC5", "red", "#B0BEC5", "#B0BEC5", "#B0BEC5", "#B0BEC5", "#B0BEC5", "#B0BEC5", "#B0BEC5"]]}], "label": "Topic 43", "method": "update"}, {"args": [{"marker.color": [["#B0BEC5", "#B0BEC5", "#B0BEC5", "#B0BEC5", "#B0BEC5", "#B0BEC5", "#B0BEC5", "#B0BEC5", "#B0BEC5", "#B0BEC5", "#B0BEC5", "#B0BEC5", "#B0BEC5", "#B0BEC5", "#B0BEC5", "#B0BEC5", "#B0BEC5", "#B0BEC5", "#B0BEC5", "#B0BEC5", "#B0BEC5", "#B0BEC5", "#B0BEC5", "#B0BEC5", "#B0BEC5", "#B0BEC5", "#B0BEC5", "#B0BEC5", "#B0BEC5", "#B0BEC5", "#B0BEC5", "#B0BEC5", "#B0BEC5", "#B0BEC5", "#B0BEC5", "#B0BEC5", "#B0BEC5", "#B0BEC5", "#B0BEC5", "#B0BEC5", "#B0BEC5", "#B0BEC5", "#B0BEC5", "#B0BEC5", "red", "#B0BEC5", "#B0BEC5", "#B0BEC5", "#B0BEC5", "#B0BEC5", "#B0BEC5"]]}], "label": "Topic 44", "method": "update"}, {"args": [{"marker.color": [["#B0BEC5", "#B0BEC5", "#B0BEC5", "#B0BEC5", "#B0BEC5", "#B0BEC5", "#B0BEC5", "#B0BEC5", "#B0BEC5", "#B0BEC5", "#B0BEC5", "#B0BEC5", "#B0BEC5", "#B0BEC5", "#B0BEC5", "#B0BEC5", "#B0BEC5", "#B0BEC5", "#B0BEC5", "#B0BEC5", "#B0BEC5", "#B0BEC5", "#B0BEC5", "#B0BEC5", "#B0BEC5", "#B0BEC5", "#B0BEC5", "#B0BEC5", "#B0BEC5", "#B0BEC5", "#B0BEC5", "#B0BEC5", "#B0BEC5", "#B0BEC5", "#B0BEC5", "#B0BEC5", "#B0BEC5", "#B0BEC5", "#B0BEC5", "#B0BEC5", "#B0BEC5", "#B0BEC5", "#B0BEC5", "#B0BEC5", "#B0BEC5", "red", "#B0BEC5", "#B0BEC5", "#B0BEC5", "#B0BEC5", "#B0BEC5"]]}], "label": "Topic 45", "method": "update"}, {"args": [{"marker.color": [["#B0BEC5", "#B0BEC5", "#B0BEC5", "#B0BEC5", "#B0BEC5", "#B0BEC5", "#B0BEC5", "#B0BEC5", "#B0BEC5", "#B0BEC5", "#B0BEC5", "#B0BEC5", "#B0BEC5", "#B0BEC5", "#B0BEC5", "#B0BEC5", "#B0BEC5", "#B0BEC5", "#B0BEC5", "#B0BEC5", "#B0BEC5", "#B0BEC5", "#B0BEC5", "#B0BEC5", "#B0BEC5", "#B0BEC5", "#B0BEC5", "#B0BEC5", "#B0BEC5", "#B0BEC5", "#B0BEC5", "#B0BEC5", "#B0BEC5", "#B0BEC5", "#B0BEC5", "#B0BEC5", "#B0BEC5", "#B0BEC5", "#B0BEC5", "#B0BEC5", "#B0BEC5", "#B0BEC5", "#B0BEC5", "#B0BEC5", "#B0BEC5", "#B0BEC5", "red", "#B0BEC5", "#B0BEC5", "#B0BEC5", "#B0BEC5"]]}], "label": "Topic 46", "method": "update"}, {"args": [{"marker.color": [["#B0BEC5", "#B0BEC5", "#B0BEC5", "#B0BEC5", "#B0BEC5", "#B0BEC5", "#B0BEC5", "#B0BEC5", "#B0BEC5", "#B0BEC5", "#B0BEC5", "#B0BEC5", "#B0BEC5", "#B0BEC5", "#B0BEC5", "#B0BEC5", "#B0BEC5", "#B0BEC5", "#B0BEC5", "#B0BEC5", "#B0BEC5", "#B0BEC5", "#B0BEC5", "#B0BEC5", "#B0BEC5", "#B0BEC5", "#B0BEC5", "#B0BEC5", "#B0BEC5", "#B0BEC5", "#B0BEC5", "#B0BEC5", "#B0BEC5", "#B0BEC5", "#B0BEC5", "#B0BEC5", "#B0BEC5", "#B0BEC5", "#B0BEC5", "#B0BEC5", "#B0BEC5", "#B0BEC5", "#B0BEC5", "#B0BEC5", "#B0BEC5", "#B0BEC5", "#B0BEC5", "red", "#B0BEC5", "#B0BEC5", "#B0BEC5"]]}], "label": "Topic 47", "method": "update"}, {"args": [{"marker.color": [["#B0BEC5", "#B0BEC5", "#B0BEC5", "#B0BEC5", "#B0BEC5", "#B0BEC5", "#B0BEC5", "#B0BEC5", "#B0BEC5", "#B0BEC5", "#B0BEC5", "#B0BEC5", "#B0BEC5", "#B0BEC5", "#B0BEC5", "#B0BEC5", "#B0BEC5", "#B0BEC5", "#B0BEC5", "#B0BEC5", "#B0BEC5", "#B0BEC5", "#B0BEC5", "#B0BEC5", "#B0BEC5", "#B0BEC5", "#B0BEC5", "#B0BEC5", "#B0BEC5", "#B0BEC5", "#B0BEC5", "#B0BEC5", "#B0BEC5", "#B0BEC5", "#B0BEC5", "#B0BEC5", "#B0BEC5", "#B0BEC5", "#B0BEC5", "#B0BEC5", "#B0BEC5", "#B0BEC5", "#B0BEC5", "#B0BEC5", "#B0BEC5", "#B0BEC5", "#B0BEC5", "#B0BEC5", "red", "#B0BEC5", "#B0BEC5"]]}], "label": "Topic 48", "method": "update"}, {"args": [{"marker.color": [["#B0BEC5", "#B0BEC5", "#B0BEC5", "#B0BEC5", "#B0BEC5", "#B0BEC5", "#B0BEC5", "#B0BEC5", "#B0BEC5", "#B0BEC5", "#B0BEC5", "#B0BEC5", "#B0BEC5", "#B0BEC5", "#B0BEC5", "#B0BEC5", "#B0BEC5", "#B0BEC5", "#B0BEC5", "#B0BEC5", "#B0BEC5", "#B0BEC5", "#B0BEC5", "#B0BEC5", "#B0BEC5", "#B0BEC5", "#B0BEC5", "#B0BEC5", "#B0BEC5", "#B0BEC5", "#B0BEC5", "#B0BEC5", "#B0BEC5", "#B0BEC5", "#B0BEC5", "#B0BEC5", "#B0BEC5", "#B0BEC5", "#B0BEC5", "#B0BEC5", "#B0BEC5", "#B0BEC5", "#B0BEC5", "#B0BEC5", "#B0BEC5", "#B0BEC5", "#B0BEC5", "#B0BEC5", "#B0BEC5", "red", "#B0BEC5"]]}], "label": "Topic 49", "method": "update"}, {"args": [{"marker.color": [["#B0BEC5", "#B0BEC5", "#B0BEC5", "#B0BEC5", "#B0BEC5", "#B0BEC5", "#B0BEC5", "#B0BEC5", "#B0BEC5", "#B0BEC5", "#B0BEC5", "#B0BEC5", "#B0BEC5", "#B0BEC5", "#B0BEC5", "#B0BEC5", "#B0BEC5", "#B0BEC5", "#B0BEC5", "#B0BEC5", "#B0BEC5", "#B0BEC5", "#B0BEC5", "#B0BEC5", "#B0BEC5", "#B0BEC5", "#B0BEC5", "#B0BEC5", "#B0BEC5", "#B0BEC5", "#B0BEC5", "#B0BEC5", "#B0BEC5", "#B0BEC5", "#B0BEC5", "#B0BEC5", "#B0BEC5", "#B0BEC5", "#B0BEC5", "#B0BEC5", "#B0BEC5", "#B0BEC5", "#B0BEC5", "#B0BEC5", "#B0BEC5", "#B0BEC5", "#B0BEC5", "#B0BEC5", "#B0BEC5", "#B0BEC5", "red"]]}], "label": "Topic 50", "method": "update"}]}], "title": {"font": {"color": "Black", "size": 22}, "text": "<b>Intertopic Distance Map</b>", "x": 0.5, "xanchor": "center", "y": 0.95, "yanchor": "top"}, "width": 650, "xaxis": {"anchor": "y", "domain": [0, 1], "range": [-17.42, 19.63], "title": {"text": ""}, "visible": false}, "yaxis": {"anchor": "x", "domain": [0, 1], "range": [-19.75, 18.16], "title": {"text": ""}, "visible": false}}}
